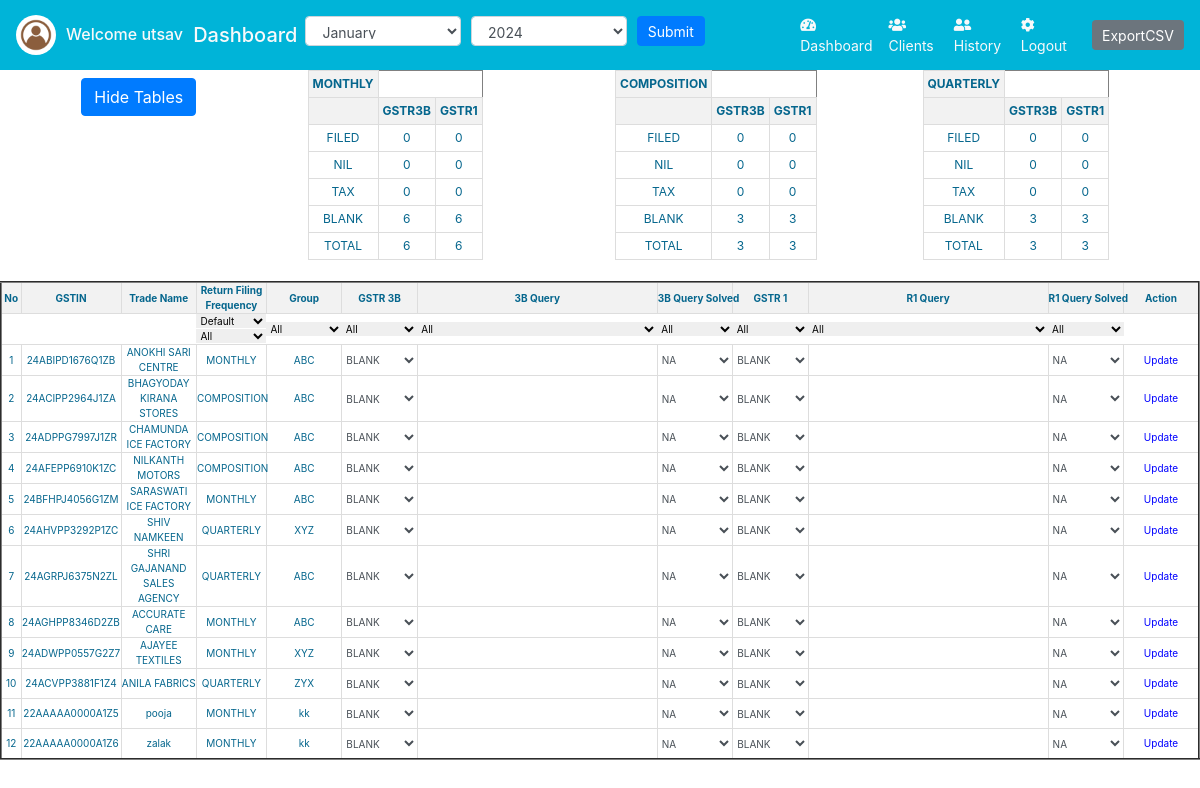
The page /display.php (signed in) on the database its author committed.
### tables this page shows
CREATE TABLE `gst_basic_info` (
  `id` int(11) NOT NULL,
  `sr_no` int(11) NOT NULL,
  `gstin` varchar(15) NOT NULL,
  `trade_name` varchar(255) NOT NULL,
  `return_filing_frequency` varchar(50) NOT NULL,
  `group_name` varchar(255) NOT NULL,
  `status` int(10) NOT NULL DEFAULT 1
);

### display.php (the view, shortened to what the rows shown need)
<?php
$conn = mysqli_connect("localhost", "root", "", "ca_project1");
$month = isset($_COOKIE["Month"]) ? $_COOKIE["Month"] : '';
$year = isset($_COOKIE["Year"]) ? $_COOKIE["Year"] : date("Y");
$sort_filter_frequancy='';
$filter_group='';
$filter_gstr3b='';
$filter_3b_query='';
$filter_gstr1='';
$filter_r1_query='';
$filter_r1_query_solved='';
$filter_3b_query_solved= '';
if ($_SERVER['REQUEST_METHOD'] === 'POST') {
    if (isset($_POST['sort_filter_frequancy'])) {
        $sort_filter_frequancy = $_POST['sort_filter_frequancy'];
        $_SESSION['sort_filter_frequancy'] = $sort_filter_frequancy;
    }
    if (isset($_POST['sort_filter_frequancy1'])) {
        $sort_filter_frequancy1 = $_POST['sort_filter_frequancy1'];
        $_SESSION['sort_filter_frequancy1'] = $sort_filter_frequancy1;
    }
    if (isset($_POST['filter_group'])) {
        $filter_group = $_POST['filter_group'];
        $_SESSION['filter_group'] = $filter_group;
    }
    if (isset($_POST['filter_gstr3b'])) {
        $filter_gstr3b = $_POST['filter_gstr3b'];
        $_SESSION['filter_gstr3b'] = $filter_gstr3b;
    }
    if (isset($_POST['filter_3b_query'])) {
        $filter_3b_query = $_POST['filter_3b_query'];
        $_SESSION['filter_3b_query'] = $filter_3b_query;
    }
    if (isset($_POST['filter_3b_query_solved'])) {
        $filter_3b_query_solved = $_POST['filter_3b_query_solved'];
        $_SESSION['filter_3b_query_solved'] = $filter_3b_query_solved;
    }
    if (isset($_POST['filter_gstr1'])) {
            $filter_gstr1 = $_POST['filter_gstr1'];
            $_SESSION['filter_gstr1'] = $filter_gstr1;
        }
    if (isset($_POST['filter_r1_query'])) {
        $filter_r1_query = $_POST['filter_r1_query'];
        $_SESSION['filter_r1_query'] = $filter_r1_query;
    }
    if (isset($_POST['filter_r1_query_solved'])) {
        $filter_r1_query_solved = $_POST['filter_r1_query_solved'];
        $_SESSION['filter_r1_query_solved'] = $filter_r1_query_solved;
    }
} else {
    $sort_filter_frequancy = isset($_SESSION['sort_filter_frequancy']) ? $_SESSION['sort_filter_frequancy'] : '';
    $filter_group = isset($_SESSION['filter_group']) ? $_SESSION['filter_group'] : '';
    $filter_gstr3b = isset($_SESSION['filter_gstr3b']) ? $_SESSION['filter_gstr3b'] : '';
    $filter_3b_query = isset($_SESSION['filter_3b_query']) ? $_SESSION['filter_3b_query'] : '';
    $filter_gstr1 = isset($_SESSION['filter_gstr1']) ? $_SESSION['filter_gstr1'] : '';
    $filter_r1_query = isset($_SESSION['filter_r1_query']) ? $_SESSION['filter_r1_query'] : '';
    $filter_r1_query_solved = isset($_SESSION['filter_r1_query_solved']) ? $_SESSION['filter_r1_query_solved'] : '';
    $filter_3b_query_solved = isset($_SESSION['filter_3b_query_solved']) ? $_SESSION['filter_3b_query_solved'] : '';
}
$query = "SELECT b.*, d.*
          FROM gst_basic_info b
          LEFT JOIN gst_details d
          ON b.id = d.basic_info_id
          AND d.month = '$month'
          AND d.year = '$year'
          WHERE b.return_filing_frequency != 'CANCELED'";
$result = mysqli_query($conn, $query);
?>
<!DOCTYPE html>
<html lang="en">
<head>
    <link href="https://stackpath.bootstrapcdn.com/bootstrap/4.5.2/css/bootstrap.min.css" rel="stylesheet">
    <link rel="stylesheet" href="style.css">
    <link rel="stylesheet" href="https://cdnjs.cloudflare.com/ajax/libs/font-awesome/5.15.3/css/all.min.css">
</head>
<body>
    <div id="excel-table1">
        <div class=" row text-center custom-table-container">
            <div class="col-3 ">
                <table id="monthlyTable" border="1">
                    <thead>
                        <tr>
                            <th>MONTHLY</th>
                        </tr>
                        <tr>
                            <th></th>
                            <th>GSTR3B</th>
                            <th>GSTR1</th>
                        </tr>
                    </thead>
                </table>
                </div>
                <div class="col-3">
                <table id="compositionTable" border="1">
                    <thead>
                        <tr>
                            <th>COMPOSITION</th>
                        </tr>
                        <tr>
                            <th></th>
                            <th>GSTR3B</th>
                            <th>GSTR1</th>
                        </tr>
                    </thead>
                </table>
                </div>
                <div class="col-3">
                <table id="quarterlyTable" border="1">
                    <thead>
                        <tr>
                            <th>QUARTERLY</th>
                        </tr>
                        <tr>
                            <th></th>
                            <th>GSTR3B</th>
                            <th>GSTR1</th>
                        </tr>
                    </thead>
                </table>
                </div>
        </div>
    </div>
        <br>
    <div class="">
        <form action="" method="post" id="table-form">
        <table border="2" class="excel-table">
    <thead class="thead-dark">
        <tr class="text-center">
            <th class="srno">No</th>
            <th class="gstin-column">GSTIN</th>
            <th class="trade-name-column">Trade Name</th>
            <th class="Return_Filing">Return Filing Frequency</th>
            <th class="compact-column">Group</th>
            <th class="compact-column">GSTR 3B</th>
            <th width="240">3B Query</th>
            <th class="compact-column">3B Query Solved</th>
            <th class="compact-column">GSTR 1</th>
            <th width="240">R1 Query</th>
            <th class="compact-column">R1 Query Solved</th>
            <th>Action</th>
        </tr>
        <tr class="text-center">
            <th class="border-0 bg-white"></th>
            <th class="border-0 bg-white"></th>
            <th class="border-0 bg-white"></th>
            <th class="border-0 bg-white">
                <select class="" name="sort_filter_frequancy"
                    onchange="document.getElementById('table-form').submit();">
                    <option value="" <?php if ($sort_filter_frequancy == '') echo 'selected'; ?>>Default</option>
                </select>
                <select class="" id="sort_filter_frequancy1" name="sort_filter_frequancy1"
                    onchange="document.getElementById('table-form').submit();">
                    <option value="" <?php if ($filter_gstr3b == '') echo 'selected'; ?>>All</option>
                </select>
            </th>
            <th class="border-0 bg-white">
                <select select class="" name="filter_group" onchange="document.getElementById('table-form').submit();">
                        <option value="" <?php if ($filter_group == '') echo 'selected'; ?>>All</option>
                </select>
            </th>
            <th class="border-0 bg-white">
                <select class="" name="filter_gstr3b"
                    onchange="document.getElementById('table-form').submit();">
                    <option value="" <?php if ($filter_gstr3b == '') echo 'selected'; ?>>All</option>
                </select>
            </th>
            <th class="border-0 bg-white">
                <select class="" name="filter_3b_query"
                    onchange="document.getElementById('table-form').submit();">
                    <option value="" <?php if ($filter_3b_query == '') echo 'selected'; ?>>All</option>
                </select>
            </th>
            <th class="border-0 bg-white">
                <select class="" name="filter_3b_query_solved"
                    onchange="document.getElementById('table-form').submit();">
                    <option value="" <?php if ($filter_3b_query_solved == '') echo 'selected'; ?>>All</option>
                </select>
            </th>
            <th class="border-0 bg-white">
                <select class="" name="filter_gstr1"
                    onchange="document.getElementById('table-form').submit();">
                    <option value="" <?php if ($filter_gstr1 == '') echo 'selected'; ?>>All</option>
                </select>
            </th>
            <th class="border-0 bg-white">
                <select class="" name="filter_r1_query"
                    onchange="document.getElementById('table-form').submit();">
                    <option value="" <?php if ($filter_r1_query == '') echo 'selected'; ?>>All</option>
                </select>
            </th>
            <th class="border-0 bg-white">
                <select class="" name="filter_r1_query_solved"
                        onchange="document.getElementById('table-form').submit();">
                        <option value="" <?php if ($filter_r1_query_solved == '') echo 'selected'; ?>>All</option>
                </select>
            </th>
            <th class="border-0 bg-white"></th>
        </tr>
    </thead>
    <tbody>
        <?php
        if (mysqli_num_rows($result) > 0) {
            $i = 1;
            while ($row = mysqli_fetch_assoc($result)) {
                echo '<form action="' . htmlspecialchars($_SERVER['PHP_SELF']) . '" method="post">';
                echo "<tr>";
                echo "<td>" . $i . "</td>";
                echo "<td class='gstin-column'>" . $row["gstin"] . "</td>";
                echo "<td class='trade-name-column'>" . $row["trade_name"] . "</td>";
                echo "<td>" . $row["return_filing_frequency"] . "</td>";
                echo "<td class='compact-column'>" . $row["group_name"] . "</td>";
                echo "<td class='compact-column'>";
                echo "<select class='form-control' name='gstr3b' id='gstr3bFocus'>";
                echo "<option value='BLANK'" . ($row["gstr3b"] == 'BLANK' ? " selected" : "") . ">BLANK</option>";
                echo "</select>";
                echo "</td>";
                echo "<td><input type='text' class='form-control' name='gstr3b_query' value='" . $row["gstr3b_query"] . "' data-toggle='tooltip' data-placement='top' title='" . $row["gstr3b_query"] . "'></td>";
                echo "<td class='compact-column'>";
                echo "<select class='form-control' name='gstr3b_query_solved'>";
                echo "<option value='NA'" . ($row["gstr3b_query_solved"] == 'NA' ? " selected" : "") . ">NA</option>";
                echo "</select>";
                echo "</td>";
                echo "<td class='compact-column'>";
                echo "<select class='form-control' name='gstr1'>";
                echo "<option value='BLANK'" . ($row["gstr1"] == 'BLANK' ? " selected" : "") . ">BLANK</option>";
                echo "</select>";
                echo "</td>";
                echo "<td><input type='text' class='form-control' name='gstr1_query' value='" . $row["gstr1_query"] . "' data-toggle='tooltip' data-placement='top' title='" . $row["gstr1_query"] . "'></td>";
                echo "<td class='compact-column'>";
                echo "<select class='form-control' name='gstr1_query_solved'>";
                echo "<option value='NA'" . ($row["gstr1_query_solved"] == 'NA' ? " selected" : "") . ">NA</option>";
                echo "</select>";
                echo "</td>";
                echo "<td><button type='submit' name='update_gst_data' id='updateButton' class='btn btn-primary'>Update</button></td>";
                echo "</tr>";
                echo "</form>";
                $i++;
            }
        } else {
            echo "<tr><td colspan='12' align='center'>0 results</td></tr>";
        }
        ?>
    </tbody>
</table>
        </form>
    </div>
</body>
</html>

### rows shown on the page
gst_basic_info: gstin "24ABIPD1676Q1ZB", trade_name "ANOKHI SARI CENTRE", return_filing_frequency "MONTHLY", group_name "ABC"
gst_basic_info: gstin "24ACIPP2964J1ZA", trade_name "BHAGYODAY KIRANA STORES", return_filing_frequency "COMPOSITION", group_name "ABC"
gst_basic_info: gstin "24ADPPG7997J1ZR", trade_name "CHAMUNDA ICE FACTORY", return_filing_frequency "COMPOSITION", group_name "ABC"
gst_basic_info: gstin "24AFEPP6910K1ZC", trade_name "NILKANTH MOTORS", return_filing_frequency "COMPOSITION", group_name "ABC"
gst_basic_info: gstin "24BFHPJ4056G1ZM", trade_name "SARASWATI ICE FACTORY", return_filing_frequency "MONTHLY", group_name "ABC"
gst_basic_info: gstin "24AHVPP3292P1ZC", trade_name "SHIV NAMKEEN", return_filing_frequency "QUARTERLY", group_name "XYZ"
gst_basic_info: gstin "24AGRPJ6375N2ZL", trade_name "SHRI GAJANAND SALES AGENCY", return_filing_frequency "QUARTERLY", group_name "ABC"
gst_basic_info: gstin "24AGHPP8346D2ZB", trade_name "ACCURATE CARE", return_filing_frequency "MONTHLY", group_name "ABC"
gst_basic_info: gstin "24ADWPP0557G2Z7", trade_name "AJAYEE TEXTILES", return_filing_frequency "MONTHLY", group_name "XYZ"
gst_basic_info: gstin "24ACVPP3881F1Z4", trade_name "ANILA FABRICS", return_filing_frequency "QUARTERLY", group_name "ZYX"
gst_basic_info: gstin "22AAAAA0000A1Z5", trade_name "pooja", return_filing_frequency "MONTHLY", group_name "kk"
gst_basic_info: gstin "22AAAAA0000A1Z6", trade_name "zalak", return_filing_frequency "MONTHLY", group_name "kk"

### other values the page prints
$_SESSION["username"] "utsav"
$filedCount "0"
$filedCountGSTR1 "0"
$nilCount "0"
$nilCountGSTR1 "0"
$taxCount "0"
$taxCountGSTR1 "0"
$blankCount "6"
$blankCountGSTR1 "6"
$totalCount "6"
$totalCountGSTR1 "6"
$filedCountComp "0"
$filedCountGSTR1Comp "0"
$nilCountComp "0"
$nilCountGSTR1Comp "0"
